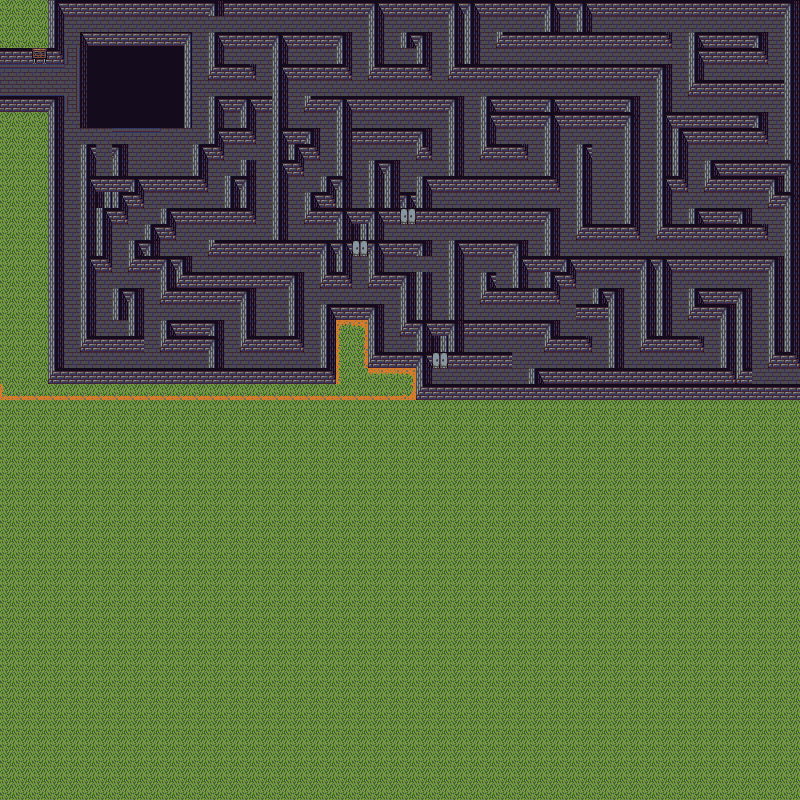

Below is a game level as drawn by its tile map, then a one-line description and the .tmx that defines it (tile-layer data replaced by summaries):
An orthogonal 50x50 tile map with 16x16 px tiles, 6 tile layers (Suelo, Flechas, Paredes, Hoyos, ...), 5 tilesets.

<map version="1.0" orientation="orthogonal" width="50" height="50" tilewidth="16" tileheight="16">
 <tileset firstgid="1" name="Floors" tilewidth="16" tileheight="16">
  <image source="../img/DawnHack/Objects/Floors.png" width="336" height="432" />
 </tileset>
 <tileset firstgid="568" name="Walls" tilewidth="16" tileheight="16">
  <image source="../img/DawnHack/Objects/Walls.png" width="320" height="432" />
 </tileset>
 <tileset firstgid="1108" name="Pits0" tilewidth="16" tileheight="16">
  <image source="../img/DawnHack/Objects/Pits0.png" width="128" height="352" />
 </tileset>
 <tileset firstgid="1284" name="Furniture0" tilewidth="16" tileheight="16">
  <image source="../img/DawnHack/Objects/Furniture0.png" width="128" height="352" />
 </tileset>
 <tileset firstgid="1460" name="Tiles" tilewidth="16" tileheight="16">
  <image source="../img/DawnHack/Objects/Tiles.png" width="128" height="80" />
 </tileset>
 <layer name="Suelo" width="50" height="50">
  <data>[2500 cells, 2476 non-empty, 13 distinct tile ids]</data>
 </layer>
 <layer name="Flechas" width="50" height="50">
  <data>[2500 cells, 1 non-empty, 1 distinct tile ids]</data>
 </layer>
 <layer name="Paredes" width="50" height="50">
  <properties>
   <property name="block" value="always" />
  </properties>
  <data>[2500 cells, 640 non-empty, 12 distinct tile ids]</data>
 </layer>
 <layer name="Hoyos" width="50" height="50">
  <properties>
   <property name="block" value="always" />
  </properties>
  <data>[2500 cells, 42 non-empty, 6 distinct tile ids]</data>
 </layer>
 <layer name="Items" width="50" height="50">
  <data>[2500 cells, 7 non-empty, 5 distinct tile ids]</data>
 </layer>
 <layer name="Puertas" width="50" height="50">
  <data>[2500 cells, 3 non-empty, 1 distinct tile ids]</data>
 </layer>
</map>